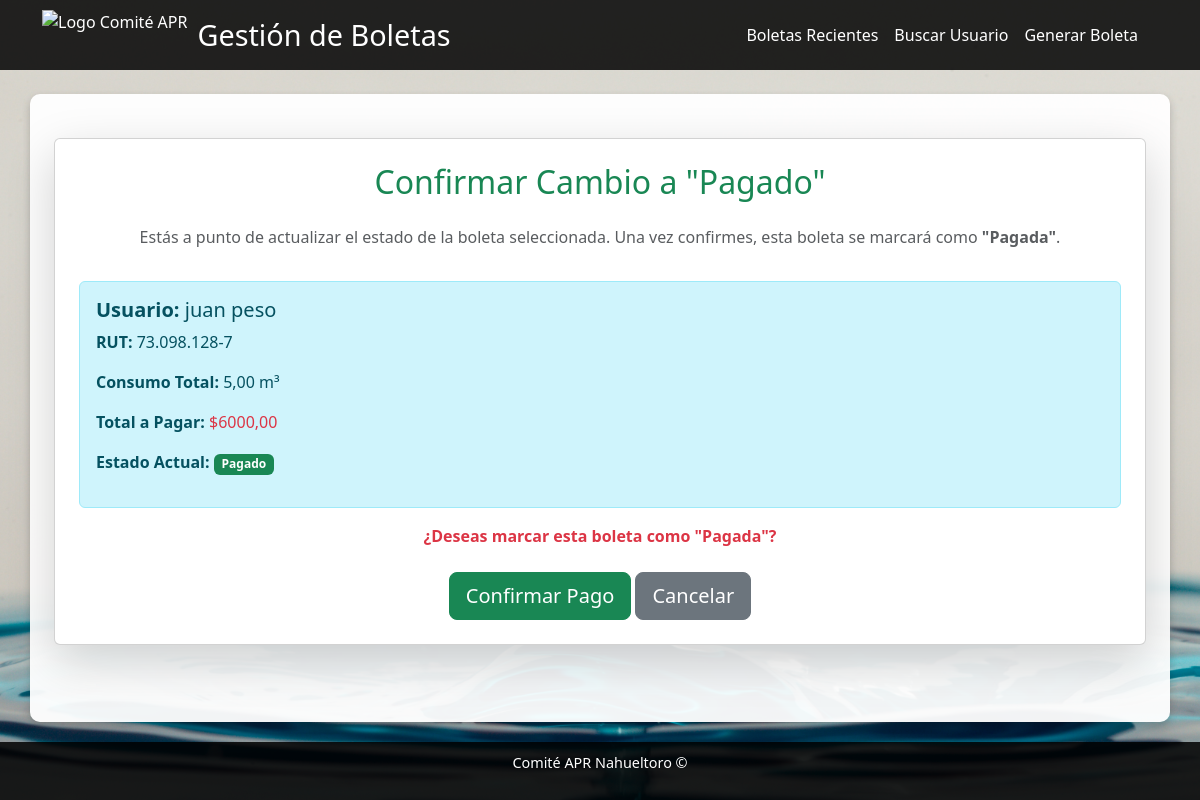
Page /boletas/confirmar-estado/14/ (signed in) on the committed database.
### boletas/models.py (models this page shows, shortened)
class Boleta(models.Model):
    usuario = models.ForeignKey(
        Usuario,
        on_delete=models.CASCADE,
        help_text="Usuario asociado a esta boleta."
    )
    consumo_inicio = models.ForeignKey(
        Consumo,
        on_delete=models.CASCADE,
        related_name='boletas_inicio',
        null=True,
        blank=True,
        help_text="Consumo inicial para calcular el total."
    )
    consumo_fin = models.ForeignKey(
        Consumo,
        on_delete=models.CASCADE,
        related_name='boletas_fin',
        null=True,
        blank=True,
        help_text="Consumo final para calcular el total."
    )
    fecha_emision = models.DateField(
        default=date.today,
        help_text="Fecha de emisión de la boleta."
    )
    consumo_total = models.DecimalField(
        max_digits=10,
        decimal_places=2,
        null=True,
        blank=True,
        help_text="Consumo total calculado en m³."
    )
    tarifa_base = models.DecimalField(
        max_digits=10,
        decimal_places=2,
        null=True,
        blank=True,
        help_text="Tarifa base aplicada en pesos."
    )
    total_a_pagar = models.DecimalField(
        max_digits=10,
        decimal_places=2,
        null=True,
        blank=True,
        help_text="Monto total a pagar en pesos."
    )
    pagado = models.BooleanField(
        default=False,
        help_text="Indica si la boleta ha sido pagada."
    )

### usuarios/models.py (models this page shows, shortened)
class Usuario(models.Model):
    def validar_nombre(value):
        """
        Valida que el nombre solo contenga letras y espacios.
        """
        if not value.replace(" ", "").isalpha():
            raise ValidationError("El nombre solo debe contener letras y espacios.")
    def validar_rut(value):
        """
        Valida el RUT chileno con su dígito verificador.
        """
        rut = value.replace(".", "").replace("-", "")
        if len(rut) < 2:
            raise ValidationError("El RUT ingresado no es válido.")
        cuerpo, dv = rut[:-1], rut[-1].upper()
        if not cuerpo.isdigit():
            raise ValidationError("El RUT ingresado no es válido.")
        suma, factor = 0, 2
        for c in reversed(cuerpo):
            suma += int(c) * factor
            factor = 2 if factor == 7 else factor + 1
        dv_calculado = 11 - (suma % 11)
        if dv_calculado == 10:
            dv_calculado = "K"
        elif dv_calculado == 11:
            dv_calculado = "0"
        else:
            dv_calculado = str(dv_calculado)
        if dv_calculado != dv:
            raise ValidationError(f"El RUT ingresado no es válido. Dígito verificador esperado: {dv_calculado}")
    nombre = models.CharField(
        max_length=100,
        validators=[validar_nombre],
        help_text="Ingrese nombre y apellido. Ejemplo: Juan Pérez"
    )
    rut = models.CharField(
        max_length=12,
        unique=True,
        validators=[
            RegexValidator(
                regex=r'^\d{1,2}\.\d{3}\.\d{3}-[\dkK]$',
                message='Formato de RUT inválido. Ejemplo: 12.345.678-K'
            ),
            validar_rut  # Validación personalizada para el RUT
        ],
        help_text="Formato: 12.345.678-K"
    )
    correo = models.EmailField(
        max_length=255,
        unique=True,
        help_text="Ingrese un correo electrónico válido. Ejemplo: usuario@dominio.com"
    )
    direccion = models.CharField(
        max_length=255,
        help_text="Ingrese la dirección completa. Ejemplo: Calle Falsa 123, Santiago"
    )
    telefono = models.CharField(
        max_length=12,
        validators=[RegexValidator(
            regex=r'^\+569\d{8}$',
            message='El teléfono debe comenzar con +569 y tener 8 dígitos después. Ejemplo: +56912345678'
        )],
        help_text="Formato: +569XXXXXXXX (donde X son sus 8 dígitos)"
    )

### boletas/views.py (the view)
# urls.py: path('confirmar-estado/<int:boleta_id>/', views.actualizar_estado_boleta, name='confirmar_actualizar_estado_boleta'),
@login_required
def actualizar_estado_boleta(request, boleta_id):
    boleta = get_object_or_404(Boleta, id=boleta_id)
    if request.method == 'POST':
        boleta.pagado = not boleta.pagado
        boleta.save()
        messages.success(request, f"El estado de la boleta #{boleta.id} se actualizó correctamente.")
        return redirect('boletas:historial_recientes')
    return render(request, 'boletas/confirmar_estado.html', {'boleta': boleta})

### boletas/templates/boletas/confirmar_estado.html (shortened to what this page needs)
{% extends "boletas/base_boletas.html" %}
{% block content %}
<div class="container mt-4">
    <div class="card shadow-lg p-4">
        <h2 class="mb-4 text-center text-success">Confirmar Cambio a "Pagado"</h2>
        <p class="text-center text-muted">
            Estás a punto de actualizar el estado de la boleta seleccionada. Una vez confirmes, esta boleta se marcará como <strong>"Pagada"</strong>.
        </p>
        <div class="alert alert-info mt-3">
            <h5><strong>Usuario:</strong> {{ boleta.usuario.nombre }}</h5>
            <p><strong>RUT:</strong> {{ boleta.usuario.rut }}</p>
            <p><strong>Consumo Total:</strong> {{ boleta.consumo_total }} m³</p>
            <p><strong>Total a Pagar:</strong> <span class="text-danger">${{ boleta.total_a_pagar }}</span></p>
            <p><strong>Estado Actual:</strong>
                {% if boleta.pagado %}
                    <span class="badge bg-success">Pagado</span>
                {% else %}
                    <span class="badge bg-warning text-dark">Pendiente</span>
                {% endif %}
            </p>
        </div>
        <form method="post">
            <p class="text-center text-danger fw-bold">¿Deseas marcar esta boleta como "Pagada"?</p>
            <div class="text-center mt-4">
                <button type="submit" class="btn btn-success btn-lg"> Confirmar Pago</button>
                <a href="{% url 'boletas:historial_recientes' %}" class="btn btn-secondary btn-lg"> Cancelar</a>
            </div>
        </form>
    </div>
</div>
{% endblock %}

### rows in the picture
Boleta: usuario.nombre "juan peso", usuario.rut "73.098.128-7", consumo_total "5,00", total_a_pagar "6000,00"
